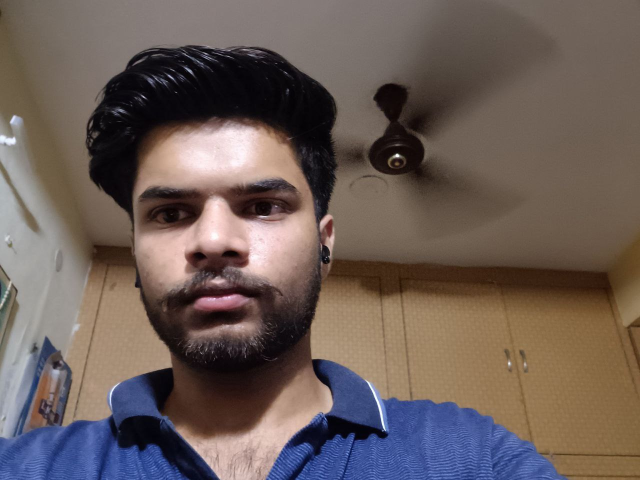
#> input picture assetss/reference.jpg, 1280 x 960 px, given in place of istic_Sports_Car_Sunset_Scenery_Digital_Art_4K_Wallpaper.jpg, which was not available (shown at 1/2 size)
$ python tut7.py
#> lines starting #> are read from the running program, lines starting #| are printed output that depends on the picture; pictures that were not available may be replaced by others from this repository, and a replacement may not be noted
import cv2
import numpy as np

img = cv2.resize(cv2.imread('assetss\\4k_Futuristic_Sports_Car_Sunset_Scenery_Digital_Art_4K_Wallpaper.jpg', 0), (0,0), fx=0.2, fy=0.2)
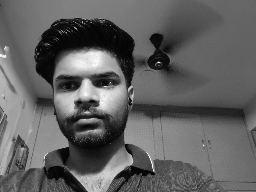
#> img: shape (192, 256); min 0, max 254, mean 96.7
template = cv2.resize(cv2.imread('assetss\\template.jpg', 0), (0,0), fx=0.2, fy=0.2)
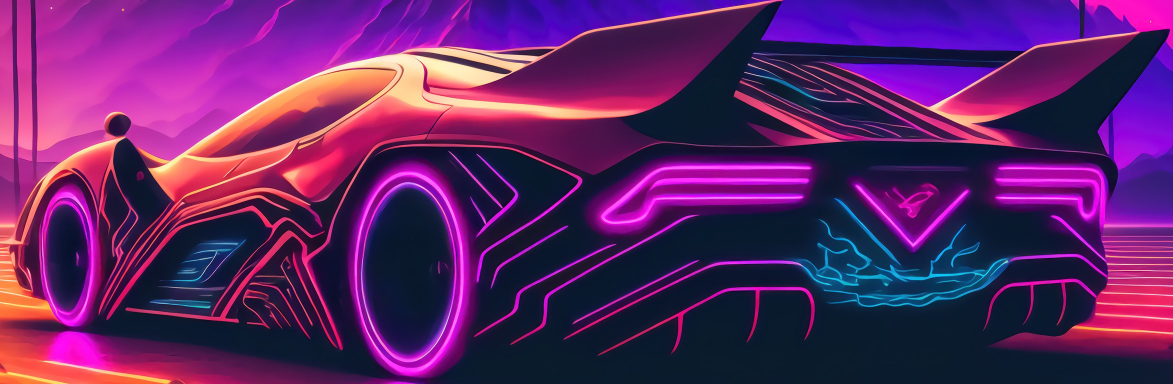
#> input picture assetss/template.jpg, 2345 x 768 px, found by its file name (shown at 1/2 size)
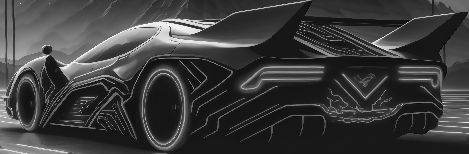
#> template: shape (154, 469); min 2, max 255, mean 60.8
h, w = template.shape
#> h = 154; w = 469

methods = [cv2.TM_CCOEFF, cv2.TM_CCOEFF_NORMED, cv2.TM_CCORR, cv2.TM_CCORR_NORMED, cv2.TM_SQDIFF, cv2.TM_SQDIFF_NORMED]

for method in methods:
    img2 = img.copy()

#> (the run stopped early here; a loop or call above may not have finished)
